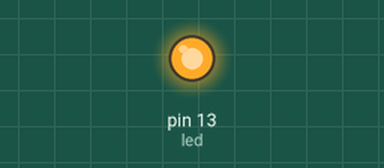
This sketch was run on a simulated Arduino Mega 2560, built with avr-gcc and run on an emulated ATmega2560. Shown: output pins drawn as LEDs (lit = HIGH).

Above: at 0.7 s.
At 4.7 s:
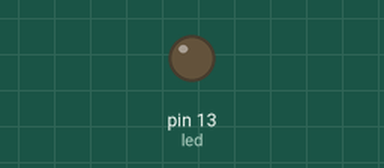
Timing chart, 0 to 6.7 s (numbered marks = the images above):
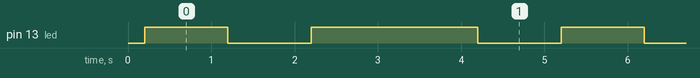

Measured:
- by itself, pin 13 (led): repeats every 5.0 s: LOW 1.0 s, HIGH 2.0 s, LOW 1.0 s, HIGH 1.0 s
- by itself, everything shown: repeats every 5.0 s, in 4 steps

The sketch:

testx2.ino
```cpp
int led = 13;
void setup() {
  // put your setup code here, to run once:
  Serial1.begin(31250);
  delay(200);
pinMode(led, OUTPUT);
}

void loop() {
  // put your main code here, to run repeatedly:
digitalWrite(led, HIGH);
  Serial1.write(0x90);
  Serial1.write(0x40);
  Serial1.write(0x40);
   delay(1000);
digitalWrite(led, LOW);
  Serial1.write(0x80);
  Serial1.write(0x40);
  Serial1.write(0x40);
  delay(1000);
digitalWrite(led, HIGH);
  Serial1.write(0x90);
  Serial1.write(0x48);
  Serial1.write(0x40);
   delay(2000);
digitalWrite(led, LOW);
  Serial1.write(0x80);
  Serial1.write(0x48);
  Serial1.write(0x40);
   delay(1000);

}
```
